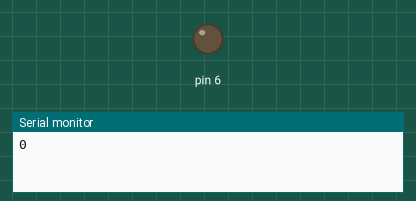
Simulated run of this sketch. Board: Arduino Uno, built with avr-gcc and run on an emulated ATmega328P. Parts: output pins drawn as LEDs (lit = HIGH), the last lines printed to the serial monitor.

Above: at 0.05 s.
At 5.85 s:
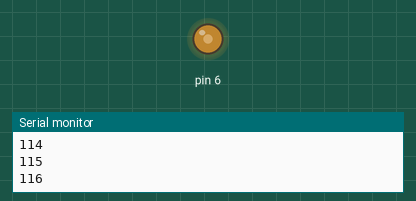
At 11.65 s:
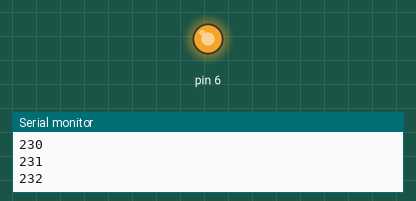
At 23.25 s:
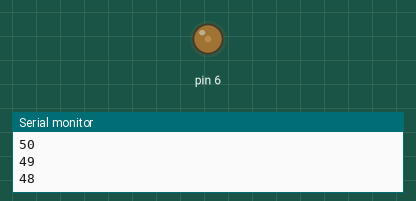
Timing chart, 0 to 33.4 s (numbered marks = the images above):
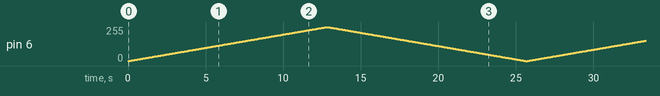

The sketch:

copy_incase_mess_up.ino
```cpp
int x = 0;


void setup() {
 // put your setup code here, to run once:
  pinMode(6, OUTPUT);
  Serial.begin(9600);
}

void loop() {
  // put your main code here, to run repeatedly:
  for (int x = 0; x <= 255; x++) {
    analogWrite(6, x);
    Serial.println(x);
    delay(50);

  }
  for (int x = 255; x >= 0; x--) {
    analogWrite(6, x);
    Serial.println(x);
    delay(50);

  }


}
```
